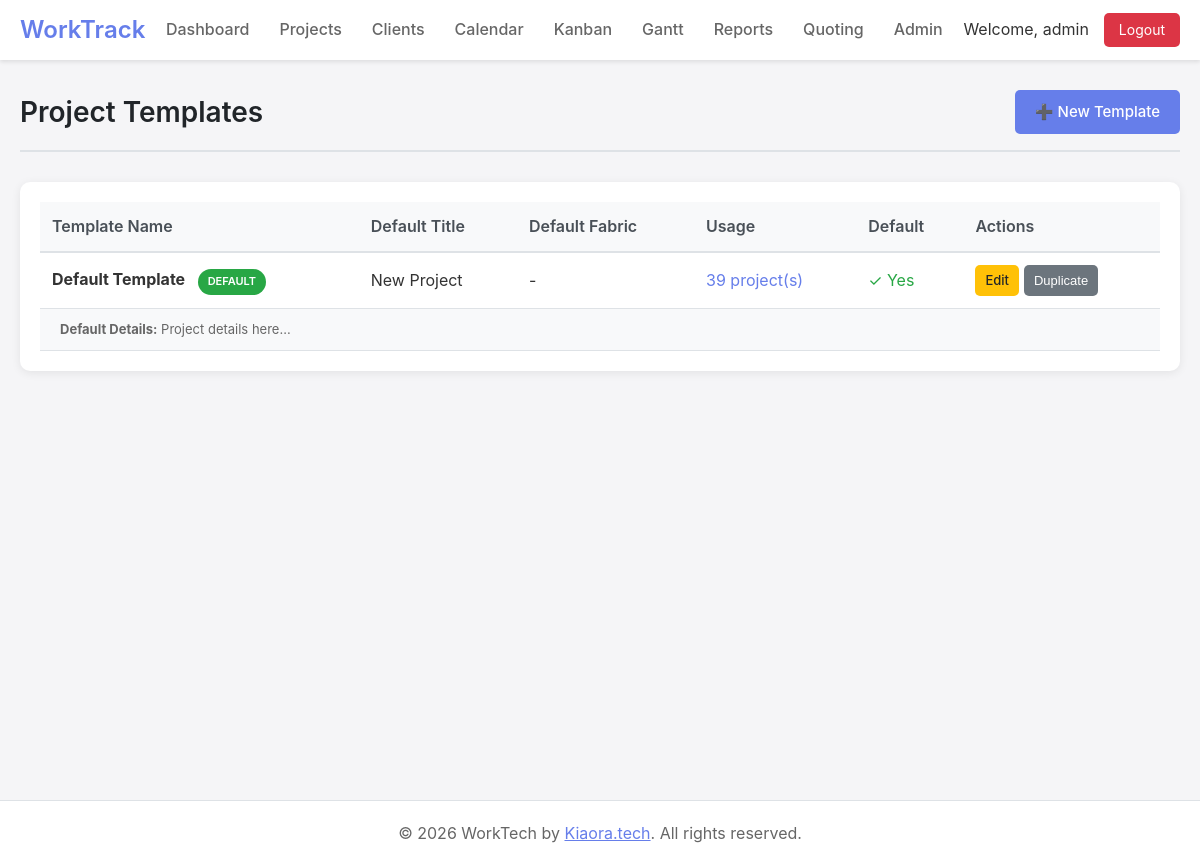
The page /templates.php (signed in) on the database its author committed.
### tables this page shows
CREATE TABLE project_templates (
    id INTEGER PRIMARY KEY AUTOINCREMENT,
    name TEXT NOT NULL,
    default_title TEXT,
    default_details TEXT,
    default_fabric TEXT,
    is_default BOOLEAN DEFAULT 0
);

### includes/db.php (called while the page is built, shortened)
<?php
class Database {
    private static $instance = null;
    private $conn;
    private function __construct() {
        try {
            $this->conn = new PDO('sqlite:' . DB_PATH);
            $this->conn->setAttribute(PDO::ATTR_ERRMODE, PDO::ERRMODE_EXCEPTION);
            $this->conn->setAttribute(PDO::ATTR_DEFAULT_FETCH_MODE, PDO::FETCH_ASSOC);
            $this->conn->exec('PRAGMA foreign_keys = ON');
        } catch (PDOException $e) {
            die("Connection failed: " . $e->getMessage());
        }
    }
    public static function getInstance() {
        if (!self::$instance) {
            self::$instance = new Database();
        }
        return self::$instance;
    }
    public function query($sql, $params = []) {
        try {
            $stmt = $this->conn->prepare($sql);
            $stmt->execute($params);
            return $stmt;
        } catch (PDOException $e) {
            if (DEBUG_MODE) {
                throw $e;
            }
            error_log($e->getMessage());
            return false;
        }
    }
    public function fetchAll($sql, $params = []) {
        $stmt = $this->query($sql, $params);
        return $stmt ? $stmt->fetchAll() : [];
    }
}
?>

### includes/models/ProjectTemplate.php (called while the page is built, shortened)
<?php
require_once dirname(__DIR__) . '/db.php';
class ProjectTemplate {
    private $db;
    public function __construct() {
        $this->db = Database::getInstance();
    }
    public function getUsageStats() {
        return $this->db->fetchAll("
            SELECT pt.*, COUNT(p.id) as usage_count
            FROM project_templates pt
            LEFT JOIN projects p ON pt.id = p.template_id
            GROUP BY pt.id
            ORDER BY pt.is_default DESC, pt.name ASC
        ");
    }
}

### templates.php (the view, shortened to what this page needs)
<?php
require_once 'includes/header.php';
require_once 'includes/models/ProjectTemplate.php';
$templateModel = new ProjectTemplate();
$templates = $templateModel->getUsageStats();
$editTemplate = null;
$showForm = isset($_GET['action']) && $_GET['action'] === 'new' || $editTemplate;
?>
<div class="page-header">
    <h1 class="page-title">Project Templates</h1>
    <div class="page-actions">
        <a href="?action=new" class="btn btn-primary">➕ New Template</a>
    </div>
</div>
<?php if ($showForm): ?>
<div class="form-container">
    <h2><?php echo $editTemplate ? 'Edit Template' : 'New Template'; ?></h2>
    <form method="POST">
        <input type="hidden" name="action" value="<?php echo $editTemplate ? 'update' : 'create'; ?>">
        <?php if ($editTemplate): ?>
            <input type="hidden" name="id" value="<?php echo $editTemplate['id']; ?>">
        <?php endif; ?>
        <div class="form-group">
            <label for="name">Template Name *</label>
            <input type="text" id="name" name="name" class="form-control" value="<?php echo htmlspecialchars($editTemplate['name'] ?? ''); ?>" required>
        </div>
        <div class="form-group">
            <label for="default_title">Default Project Title</label>
            <input type="text" id="default_title" name="default_title" class="form-control" value="<?php echo htmlspecialchars($editTemplate['default_title'] ?? ''); ?>" placeholder="e.g., New Project">
        </div>
        <div class="form-group">
            <label for="default_details">Default Project Details</label>
            <textarea id="default_details" name="default_details" class="form-control" rows="4" placeholder="Default project description..."><?php echo htmlspecialchars($editTemplate['default_details'] ?? ''); ?></textarea>
        </div>
        <div class="form-group">
            <label for="default_fabric">Default Fabric</label>
            <input type="text" id="default_fabric" name="default_fabric" class="form-control" value="<?php echo htmlspecialchars($editTemplate['default_fabric'] ?? ''); ?>" placeholder="e.g., Cotton, Polyester">
        </div>
        <div class="form-group">
            <label>
                <input type="checkbox" name="is_default" <?php echo ($editTemplate['is_default'] ?? 0) ? 'checked' : ''; ?>>
                Set as Default Template
            </label>
            <small style="display: block; color: #666; margin-top: 5px;">
                The default template will be pre-selected when creating new projects.
            </small>
        </div>
        <div style="display: flex; gap: 10px;">
            <button type="submit" class="btn btn-primary">Save Template</button>
            <a href="templates.php" class="btn btn-secondary">Cancel</a>
        </div>
    </form>
</div>
<?php else: ?>
<div class="table-container">
    <table>
        <thead>
            <tr>
                <th>Template Name</th>
                <th>Default Title</th>
                <th>Default Fabric</th>
                <th>Usage</th>
                <th>Default</th>
                <th>Actions</th>
            </tr>
        </thead>
        <tbody>
            <?php foreach ($templates as $template): ?>
                <tr>
                    <td>
                        <strong><?php echo htmlspecialchars($template['name']); ?></strong>
                        <?php if ($template['is_default']): ?>
                            <span class="status-badge" style="background: #28a745; color: white; font-size: 11px; margin-left: 8px;">DEFAULT</span>
                        <?php endif; ?>
                    </td>
                    <td><?php echo htmlspecialchars($template['default_title'] ?: '-'); ?></td>
                    <td><?php echo htmlspecialchars($template['default_fabric'] ?: '-'); ?></td>
                    <td>
                        <?php if ($template['usage_count'] > 0): ?>
                            <span style="color: #667eea;"><?php echo $template['usage_count']; ?> project(s)</span>
                        <?php else: ?>
                            <span style="color: #999;">0 projects</span>
                        <?php endif; ?>
                    </td>
                    <td>
                        <?php if ($template['is_default']): ?>
                            <span style="color: #28a745;">✓ Yes</span>
                        <?php else: ?>
                            <span style="color: #999;">No</span>
                        <?php endif; ?>
                    </td>
                    <td>
                        <div style="display: flex; gap: 5px; flex-wrap: wrap;">
                            <a href="?edit=<?php echo $template['id']; ?>" class="btn btn-sm btn-warning">Edit</a>
                            <button onclick="showDuplicateModal(<?php echo $template['id']; ?>, '<?php echo htmlspecialchars($template['name']); ?>')" class="btn btn-sm btn-secondary">Duplicate</button>
                        </div>
                    </td>
                </tr>
                <?php if ($template['default_details']): ?>
                    <tr style="background: #f8f9fa;">
                        <td colspan="6" style="padding: 10px 20px; font-size: 13px; color: #666;">
                            <strong>Default Details:</strong> <?php echo nl2br(htmlspecialchars($template['default_details'])); ?>
                        </td>
                    </tr>
                <?php endif; ?>
            <?php endforeach; ?>
        </tbody>
    </table>
</div>
<?php endif; ?>
<?php require_once 'includes/footer.php'; ?>

### public/css/style.css (style rules this page uses)
* { margin: 0; padding: 0; box-sizing: border-box; }
body { font-family: -apple-system, BlinkMacSystemFont, "Segoe UI", Roboto, "Helvetica Neue", Arial, sans-serif; background: #f5f5f7; color: #333; line-height: 1.6; }
.table-container { background: white; border-radius: 10px; padding: 20px; box-shadow: 0 2px 10px rgba(0,0,0,0.08); overflow-x: auto; }
table { width: 100%; border-collapse: collapse; }
th { text-align: left; padding: 12px; background: #f8f9fa; font-weight: 600; color: #495057; border-bottom: 2px solid #dee2e6; }
td { padding: 12px; border-bottom: 1px solid #dee2e6; }
.btn { padding: 10px 20px; border: none; border-radius: 5px; font-size: 15px; font-weight: 500; cursor: pointer; transition: all 0.3s; text-decoration: none; display: inline-block; }
.btn-primary { background: #667eea; color: white; }
.btn-warning { background: #ffc107; color: #212529; }
.btn-secondary { background: #6c757d; color: white; }
.status-badge { padding: 4px 10px; border-radius: 15px; font-size: 12px; font-weight: 600; display: inline-block; }
.page-header { margin-bottom: 30px; padding-bottom: 15px; border-bottom: 2px solid #dee2e6; display: flex; justify-content: space-between; align-items: center; }
.page-title { font-size: 28px; font-weight: 600; color: #212529; }
.page-actions { display: flex; gap: 10px; }

### templates.php (style rules this page uses)
.btn-sm { padding: 5px 10px; font-size: 13px; }

### rows shown on the page
project_templates: name "Default Template", is_default "DEFAULT", default_title "New Project", default_fabric "-", usage_count "39", default_details "Project details here..."

### other values the page prints
SITE_NAME "WorkTrack"
Auth::getCurrentUsername() "admin"
